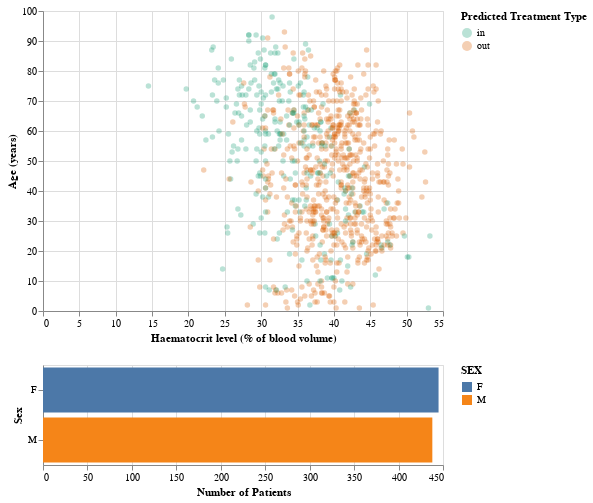

Write notebook code for a chart like this one.
### Code cell
age_vs_haematocrit = alt.Chart(patient_test_predict, width = 400, height = 300
                               ).mark_circle(opacity=0.3).encode(
                                   x = alt.Y("HAEMATOCRIT", title = "Haematocrit level (% of blood volume)"),
                                   y = alt.X("AGE", title = "Age (years)"),
                                   color = alt.Color("prediction", title = "Predicted Treatment Type", scale = alt.Scale(scheme='dark2')),
                               )
(age_vs_haematocrit & sex_distribution).resolve_scale(color='independent')
#age_vs_haematocrit
# change colour of points if selected or not via bar char of sex!!! don't need to make legend clickable for prediction

### Figure 1 — Vega-Lite specification as saved in the notebook (floating-point values rounded to 4 significant figures; data arrays with more than 128 entries replaced by an {"elided": "..."} marker saying what was removed)
{"config": {"view": {"continuousWidth": 300, "continuousHeight": 300}}, "vconcat": [{"mark": {"type": "circle", "opacity": 0.3}, "encoding": {"color": {"field": "prediction", "scale": {"scheme": "dark2"}, "title": "Predicted Treatment Type", "type": "nominal"}, "shape": {"field": "SEX", "type": "nominal"}, "x": {"field": "HAEMATOCRIT", "title": "Haematocrit level (% of blood volume)", "type": "quantitative"}, "y": {"field": "AGE", "title": "Age (years)", "type": "quantitative"}}, "height": 300, "width": 400}, {"mark": {"type": "bar"}, "encoding": {"color": {"condition": {"param": "param_8", "field": "SEX"}, "value": "lightgray"}, "tooltip": {"aggregate": "count", "type": "quantitative"}, "x": {"aggregate": "count", "title": "Number of Patients", "type": "quantitative"}, "y": {"field": "SEX", "title": "Sex", "type": "nominal"}}, "height": 100, "name": "view_13", "width": 400}], "data": {"name": "data-42a620fdad65e14dee2dbb0f6566e9e5"}, "params": [{"name": "param_8", "select": {"type": "point", "fields": ["SEX"]}, "views": ["view_13"]}], "resolve": {"scale": {"color": "independent"}}, "$schema": "https://vega.github.io/schema/vega-lite/v5.16.3.json", "datasets": {"data-42a620fdad65e14dee2dbb0f6566e9e5": {"elided": "883 records"}}}
